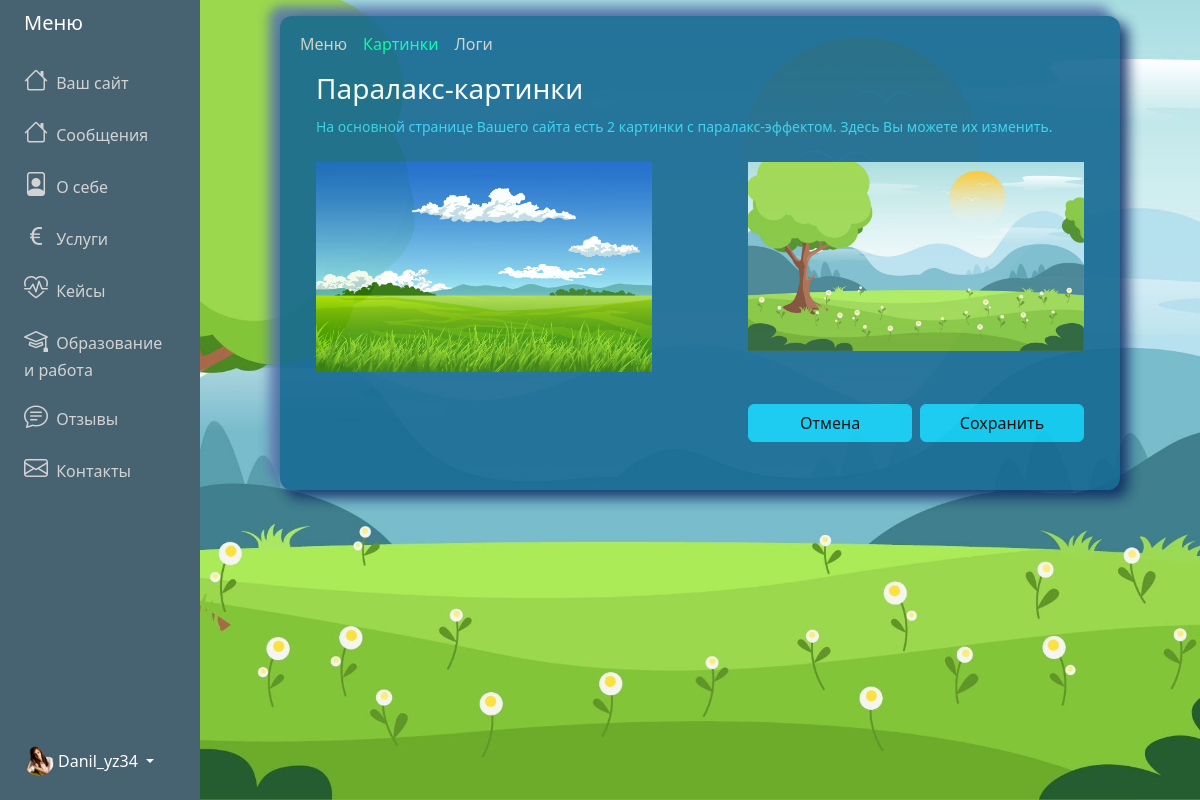
/adminPanel/settings/paralax/ (signed in), run on the app's committed database.
### adminPanel/models.py (models this page shows, shortened)
class Menu (models.Model):
    user = models.OneToOneField(User, on_delete=models.CASCADE)
    messages = models.CharField('Сообщения', max_length=100, default="Сообщения")
    about = models.CharField('О себе', max_length=100, default="О себе")
    services = models.CharField('Услуги', max_length=100, default="Услуги")
    cases = models.CharField('Кейсы', max_length=100, default="Кейсы")
    ed_and_work = models.CharField('Образование и работа', max_length=100, default="Образование и работа")
    feedbacks = models.CharField('Отзывы', max_length=100, default="Отзывы")
    contacts = models.CharField('Контакты', max_length=100, default="Контакты")

class About(models.Model):
    user = models.OneToOneField(User, on_delete=models.CASCADE)
    profession = models.CharField(max_length=200)
    slogan = models.TextField(null=True, blank=True)
    main_foto = models.ImageField(
        default="avatar.jpg",
        upload_to="About_main_foto"
    )

class Paralax(models.Model):
    user = models.OneToOneField(User, on_delete=models.CASCADE)
    img1 = models.ImageField('Паралакс 1', upload_to="paralax_img", null=False, blank=False, default='fon.jpg')
    img2 = models.ImageField('Паралакс 2', upload_to="paralax_img", null=False, blank=False, default='fon.jpg')

### adminPanel/views.py (the view, shortened to what this page needs)
# urls.py: path('adminPanel/settings/paralax/', UpdateParalaxView.as_view(), name="settings-paralax"),
class UpdateParalaxView(LoginRequiredMixin, View):
    def get(self, request):
        paralax_form = UpdateParalaxForm(instance=request.user.paralax)
        context = {
            'title': 'Настройки - картинки паралакс',
            'paralax_form': paralax_form,
            'active':'settings-paralax',
            'menu': request_menu(request)
            }
        return render(request, 'adminPanel/settings-paralax.html', context)

### adminPanel/views.py (called while the page is built)
def request_menu(request):
    user_id = request.user.id  # Получаем id текущего пользователя
    menu = Menu.objects.filter(user_id=user_id).first()  # Используем user_id для фильтрации
    return menu

### adminPanel/templates/adminPanel/settings-paralax.html (shortened to what this page needs)
{% extends "adminPanel/base.html" %}
{% block content %}
<div class="container">
    <div id="innerPage">
        {% include 'adminPanel/includes/nav.html' %}
        <form method="post" novaldiate enctype="multipart/form-data">
            <div class="row align-items-right justify-content-center">
                <div class="col-12 text-white px-5">
                    <div class="lead">
                        <h3>Паралакс-картинки</h3>
                        <p class="fs-6 mb-4">
                            <small class="label-color">На основной странице Вашего сайта есть 2 картинки с паралакс-эффектом. Здесь Вы
                                можете их изменить.</small>
                        </p>
                    </div>
                </div>
            </div>
            <div class="row align-items-start justify-content-center">
                <div class="col-sm-6 col-xs-12 px-5">
                    {% if user.paralax %}
                    <img src="{{ user.paralax.img1.url }}" alt="{{ user.username }}" class="img-fluid admin-about-img"
                        accept=".jpg,.jpeg,.png" onclick="id_img1.click()" id="paralax-img1">
                    {% endif %}
                </div>
                <div class="col-sm-6 col-xs-12 px-5">
                    {% if user.paralax %}
                    <img src="{{ user.paralax.img2.url }}" alt="{{ user.username }}" class="img-fluid admin-about-img"
                        accept=".jpg,.jpeg,.png" onclick="id_img2.click()" id="paralax-img2">
                    {% endif %}
                </div>
            </div>
            <div class="row align-items-center justify-content-center">
                <div class="col-12 px-5 pt-2">
                </div>
            </div>
            <div class="row align-items-center justify-content-center">
                <div class="col-sm-6 col-xs-12 text-white px-5 pt-5">
                </div>
                <div class="col-sm-6 col-xs-12 d-sm-block  px-5 pb-5">
                    <div class="d-grid gap-2 d-md-flex justify-content-md-end">
                        <a href="{% url 'about' %}" class="btn btn-info mt-4 w-50">Отмена</a>
                        <button class="btn btn-info mt-4 w-50" type="submit"> Сохранить </button>
                    </div>
                </div>
            </div>
        </form>
    </div>
</div>
{% endblock content %}

### adminPanel/templates/adminPanel/base.html (shortened to what this page needs)
{% load static %}
<!DOCTYPE html>
<html lang="en">
<head>
    <link href="https://cdn.jsdelivr.net/npm/bootstrap@5.3.3/dist/css/bootstrap.min.css" rel="stylesheet"
>
    <link rel="stylesheet"
        href="https://cdnjs.cloudflare.com/ajax/libs/bootstrap-icons/1.8.1/font/bootstrap-icons.min.css">
    <link rel="stylesheet" href="{% static 'css/styles.css'%}">
</head>
<body class="admin-panel-body">
    <div class="container-fluid">
        <div class="row flex-nowrap">
            <div class="col-auto col-md-3 col-xl-2 px-sm-2 px-0 custom-menu">
                <div
                    class="d-flex flex-column align-items-center align-items-sm-start px-3 pt-2 text-white min-vh-100 custom-menu-fixed">
                    <a href="/"
                        class="d-flex align-items-center pb-3 mb-md-0 me-md-auto text-white text-decoration-none">
                        <span class="fs-5 d-none d-sm-inline">Меню</span>
                    </a>
                    <ul class="nav text-light flex-column mb-sm-auto mb-0 align-items-center align-items-sm-start"
                        id="menu">
                        <li>
                            <a href="{% url 'site' username=request.user.username %}"
                                class="nav-link align-middle px-0 admin-menu-text {%if active == 'home' %} active {% endif %}">
                                <i class="fs-4 bi-house"></i> <span class="ms-1 d-none d-sm-inline">Ваш сайт</span>
                            </a>
                        </li>
                        <li>
                            <a href="{% url 'messages' %}"
                                class="nav-link align-middle px-0 admin-menu-text {%if active == 'messages' %} active {% endif %}">
                                <i class="fs-4 bi-house"></i> <span class="ms-1 d-none d-sm-inline">
                                    {% if menu.messages %} {{ menu.messages }} {% else %}Сообщения {% endif %}</span>
                            </a>
                        </li>
                        <li>
                            <a href="{% url 'about' %}"
                                class="nav-link align-middle px-0 admin-menu-text {%if active == 'about' %} active {% endif %}">
                                <i class="fs-4 bi-file-person"></i> <span class="ms-1 d-none d-sm-inline">
                                    {% if menu.about %} {{ menu.about }} {% else %} О себе {% endif %}</span>
                            </a>
                        </li>
                        <li>
                            <a href="{% url 'services' %}"
                                class="nav-link px-0 align-middle admin-menu-text {%if active == 'services' %} active {% endif %}">
                                <i class="fs-4 bi-currency-euro"></i> <span class="ms-1 d-none d-sm-inline">
                                    {% if menu.services %} {{ menu.services }} {% else %} Услуги {% endif %}</span></a>
                        </li>
                        <li>
                            <a href="{% url 'cases' %}"
                                class="nav-link px-0 align-middle admin-menu-text {%if active == 'cases' %} active {% endif %}">
                                <i class="fs-4 bi-heart-pulse"></i> <span class="ms-1 d-none d-sm-inline">
                                    {% if menu.cases %} {{ menu.cases }} {% else %} Кейсы {% endif %}</span></a>
                        </li>
                        <li>
                            <a href="{% url 'ed-and-work' %}"
                                class="nav-link px-0 align-middl admin-menu-text {%if active == 'ed_and_work' %} active {% endif %}">
                                <i class="fs-4 bi-mortarboard"></i>
                                <span class="ms-1 d-none d-sm-inline">
                                    {% if menu.ed_and_work %}
                                    {{ menu.ed_and_work }}
                                    {% else %}
                                    Образование и работа
                                    {% endif %}
                                </span>
                            </a>
                        </li>
                        <li>
                            <a href="{% url 'feedbacks' %}"
                                class="nav-link px-0 align-middle admin-menu-text {%if active == 'feedbacks' %} active {% endif %}">
                                <i class="fs-4 bi-chat-text"></i> <span class="ms-1 d-none d-sm-inline">
                                    {% if menu.feedbacks %}
                                    {{ menu.feedbacks }}
                                    {% else %}
                                    Отзывы
                                    {% endif %}
                                </span>
                            </a>
                        </li>
                        <li>
                            <a href="{% url 'contacts' %}"
                                class="nav-link px-0 align-middle admin-menu-text {%if active == 'contacts' %} active {% endif %}">
                                <i class="fs-4 bi-envelope"></i> <span class="ms-1 d-none d-sm-inline">
                                    {% if menu.contacts %}
                                    {{ menu.contacts }}
                                    {% else %}
                                    Контакты
                                    {% endif %}</span>
                            </a>
                        </li>
                    </ul>
                    <div class="dropdown pb-4">
                        <a href="#"
                            class="d-flex align-items-center text-white text-decoration-none dropdown-toggle {% if current_path == home_url %}active{% endif %}"
                            id="dropdownUser1" data-bs-toggle="dropdown" aria-expanded="false">
                            <img src="{{ request.user.about.main_foto.url }}" alt="logo" width="30" height="30"
                                class="rounded-circle">
                            <span class="d-none d-sm-inline mx-1">{{request.user.username}}</span>
                        </a>
                    </div>
                </div>
            </div>
            <div class="col py-3">
                {% block content %}
                {% endblock content %}
            </div>
        </div>
    </div>
</body>
</html>

### static/css/styles.css (style rules this page uses)
:root { --color-primary: #ee394c; --color-secondary: #86b7fe; --color-light: #f2f2f2; --color-gray: #ced4da; --color-dark: #212121; --color-white: #ffffff; --color-error: #e2442f; --color-warning: #ffc900; --color-info: #02a2b9; --color-success: #1ba345; --color-input: #00d1b2; --border-radius: 5px; }
body { background-repeat: no-repeat; background-size: cover; background-position: center; background-attachment: fixed; }
#innerPage { width:100%; max-width:840px; margin : 0 auto; border-radius: 12px; background: #156892; box-shadow: 7px 7px 13px 1px #0f2d64, -10px -9px 11px 1px #5b79ad; opacity: 0.9; }
.custom-menu { background-color: #476270; }
.custom-menu-fixed { position: sticky; top: 0; z-index: 100; }
.admin-menu-text { color: lightgray; }
.label-color { color:#31d2f2; }

### adminPanel/templates/adminPanel/settings-paralax.html (style rules this page uses)
.admin-panel-body { background-image: url('/media/fon-admin-about.jpg'); }

### data on the page
Menu: messages "Сообщения", about "О себе", services "Услуги", cases "Кейсы", ed_and_work "Образование и работа", feedbacks "Отзывы", contacts "Контакты"

### other printed values
{{ request.user.username }} "Danil_yz34"
